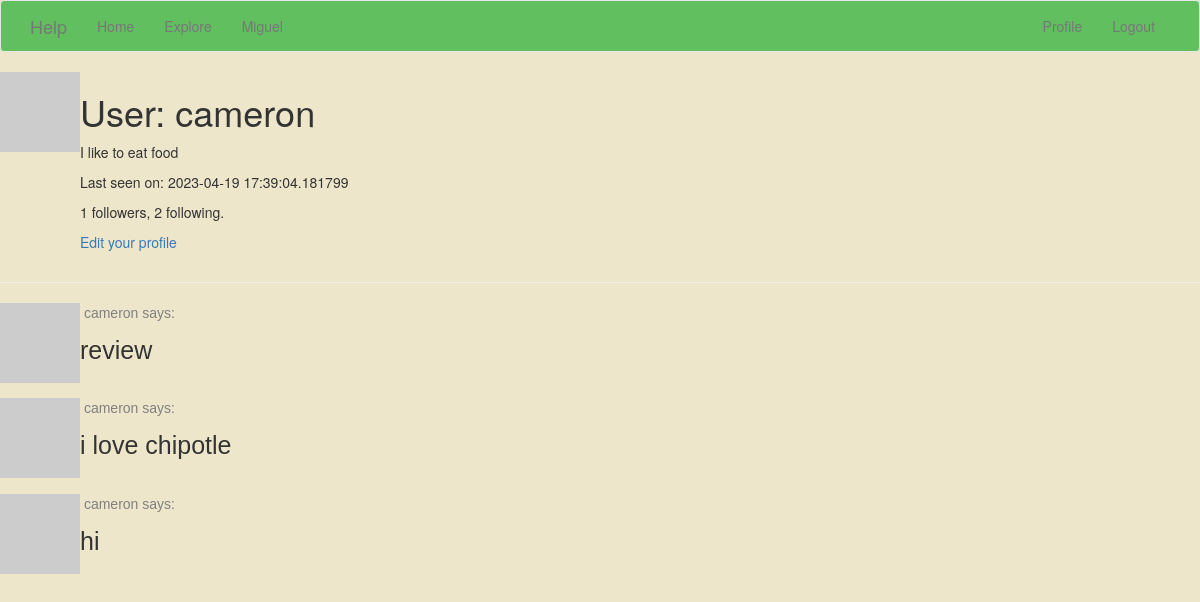
The app's page /user/cameron (signed in), older data.
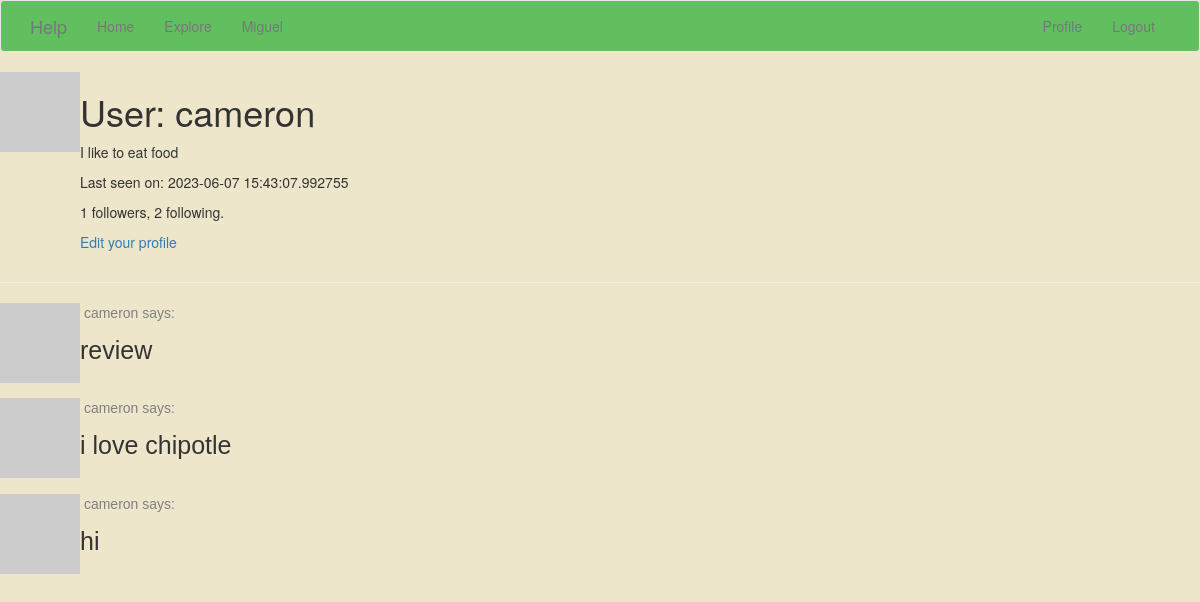
The same page, newer data.
### app/models.py (models this page shows, shortened)
class User(UserMixin, db.Model):
    id = db.Column(db.Integer, primary_key=True)
    username = db.Column(db.String(64), index=True, unique=True)
    email = db.Column(db.String(120), index=True, unique=True)
    password_hash = db.Column(db.String(128))
    posts = db.relationship('Post', backref='author', lazy='dynamic')
    about_me = db.Column(db.String(140))
    last_seen = db.Column(db.DateTime, default=datetime.utcnow)
    followed = db.relationship(
        'User', secondary=followers,
        primaryjoin=(followers.c.follower_id == id),
        secondaryjoin=(followers.c.followed_id == id),
        backref=db.backref('followers', lazy='dynamic'), lazy='dynamic')
    def avatar(self, size):
        digest = md5(self.email.lower().encode('utf-8')).hexdigest()
        return 'https://www.gravatar.com/avatar/729e26a2a2c7ff24a71958d4aa4e5f35'.format(
            digest, size)

class Post(db.Model):
    id = db.Column(db.Integer, primary_key=True)
    body = db.Column(db.String(140))
    timestamp = db.Column(db.DateTime, index=True, default=datetime.utcnow)
    user_id = db.Column(db.Integer, db.ForeignKey('user.id'))

### app/routes.py (the view)
@app.route('/user/<username>')
@login_required
def user(username):
    user = User.query.filter_by(username=username).first_or_404()
    page = request.args.get('page', 1, type=int)
    posts = user.posts.order_by(Post.timestamp.desc()).paginate(
        page=page, per_page=app.config['POSTS_PER_PAGE'], error_out=False)
    next_url = url_for('user', username=user.username, page=posts.next_num) \
        if posts.has_next else None
    prev_url = url_for('user', username=user.username, page=posts.prev_num) \
        if posts.has_prev else None
    form = EmptyForm()
    return render_template('user.html', user=user, posts=posts.items,
                           next_url=next_url, prev_url=prev_url, form=form)

### app/models.py (called while the page is built)
@login.user_loader
def load_user(id):
    return User.query.get(int(id))

### app/routes.py (called while the page is built)
@app.before_request
def before_request():
    if current_user.is_authenticated:
        current_user.last_seen = datetime.utcnow()
        db.session.commit()

### app/templates/user.html (shortened to what this page needs)
{% extends "base.html" %}
{% block content %}
    <table>
        <tr valign="top">
            <td><img src="{{ user.avatar(128) }}"></td>
            <td>
                <h1>User: {{ user.username }}</h1>
                {% if user.about_me %}<p>{{ user.about_me }}</p>{% endif %}
                {% if user.last_seen %}<p>Last seen on: {{ user.last_seen }}</p>{% endif %}
                <p>{{ user.followers.count() }} followers, {{ user.followed.count() }} following.</p>
                {% if user == current_user %}
                <p><a href="{{ url_for('edit_profile') }}">Edit your profile</a></p>
                {% endif %}
            </td>
        </tr>
    </table>
    <hr>
    {% for post in posts %}
        {% include '_post.html' %}
    {% endfor %}
{% endblock %}

### app/templates/base.html (shortened to what this page needs)
{% extends 'bootstrap/base.html' %}
{% block navbar %}
    <nav style="background-color:#61bf60;", class="navbar navbar-default">
        <div class="container" >
            <div class="navbar-header">
                <a class="navbar-brand" href="{{ url_for('index') }}">Help</a>
            </div>
            <div class="collapse navbar-collapse" id="bs-example-navbar-collapse-1">
                <ul class="nav navbar-nav">
                    <li><a href="{{ url_for('index') }}">Home</a></li>
                    <li><a href="{{ url_for('explore') }}">Explore</a></li>
                    <li><a href="{{ url_for('miguel') }}">Miguel</a></li>
                </ul>
                <ul class="nav navbar-nav navbar-right">
                    {% if current_user.is_anonymous %}
                    <li><a href="{{ url_for('login') }}">Login</a></li>
                    {% else %}
                    <li><a href="{{ url_for('user', username=current_user.username) }}">Profile</a></li>
                    <li><a href="{{ url_for('logout') }}">Logout</a></li>
                    {% endif %}
                </ul>
            </div>
        </div>
    </nav>
{% endblock %}

### app/templates/_post.html
    <table>
        <tr valign="top">
            <td><img src="{{ post.author.avatar(36) }}"></td>
            <td>
                <a href="{{ url_for('user', username=post.author.username) }}">
                    <p style="font-family: Helvetica; color: grey" >&nbsp{{ post.author.username }} says:</p>
                </a>
              <body style="background-color:#ede6ca;">
              <p style="font-family: Helvetica; font-size: 25px"> {{ post.body }} </p>
              <br>
              </body>
            </td>
        </tr>
    </table>

Row changes from the older to the newer data that the page shows:
changed User "cameron": last_seen "2023-04-19 17:39:04.181799" → "2023-06-07 15:43:07.992755"
